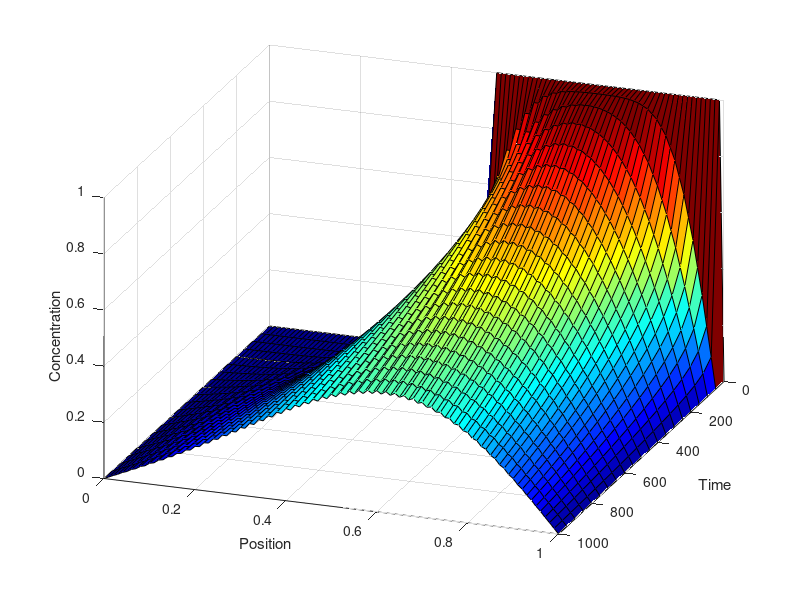

Source code (MATLAB):
clear all; close all;

%-------------------------------------------------------------
%------------- One-dimensional-diffusion-equation-------------
%-------------------------------------------------------------

% Define parameters
D=0.00005; xmax=101; tmax= 1001; dx=1/(xmax-1); dt= 1.0; x=0:dx:1;
t=zeros(1,tmax); 
% Initialize concentration matrices
C=zeros(xmax,tmax); C(1,1)=0;C(xmax,1)=0;

% Initial conditions for C: Centered rectangular function
for i =2:xmax-1 
  if i < xmax-50
    C(i,1)=0;
  else
    C(i,1)=1.0;
  end
end


% Time evolution using the diffusion equation
for j=1:tmax
  t(j+1)=t(j)+dt;
  for i=2:xmax-1
    C(i,j+1)=C(i,j)+D*(dt/dx^2)*(C(i+1,j)-2*C(i,j)+C(i-1,j));
  endfor
end

% Create time and position meshes for plotting
[T,X]=meshgrid(t,x);
Tr= T(:,1:50:1001);Xr=X(:,1:50:1001);Cr=C(:,1:50:1001);
figure(1); clf; surf(Tr,Xr,Cr); view(110,30); colormap jet;

xlabel('Time'); % X-axis label
ylabel('Position'); % Y-axis label
zlabel('Concentration'); % Z-axis label